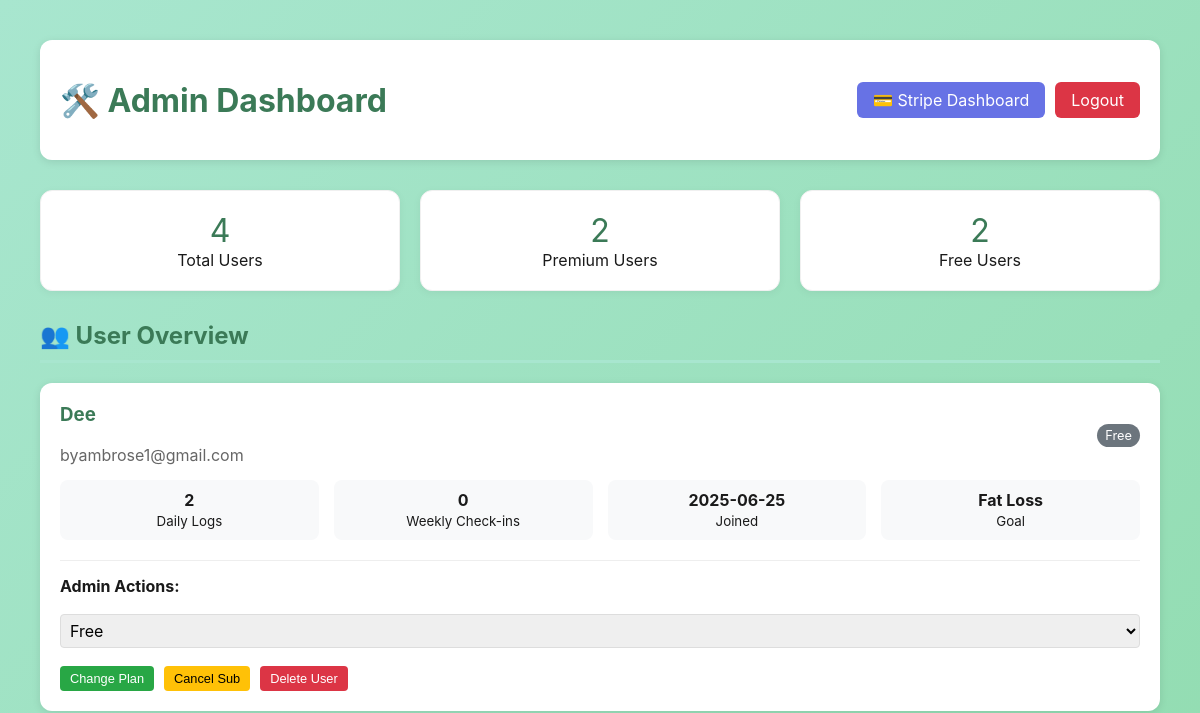
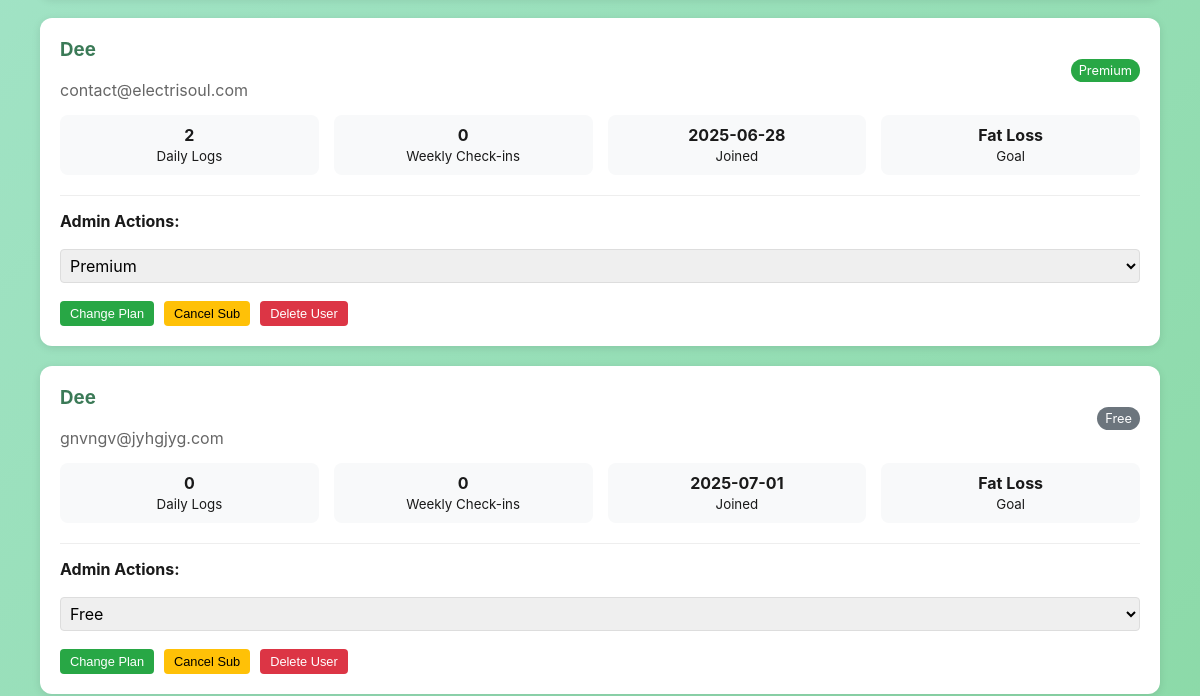
Before: /admin/dashboard (signed in, upper part) with the older database file (2 pictures, top to bottom).
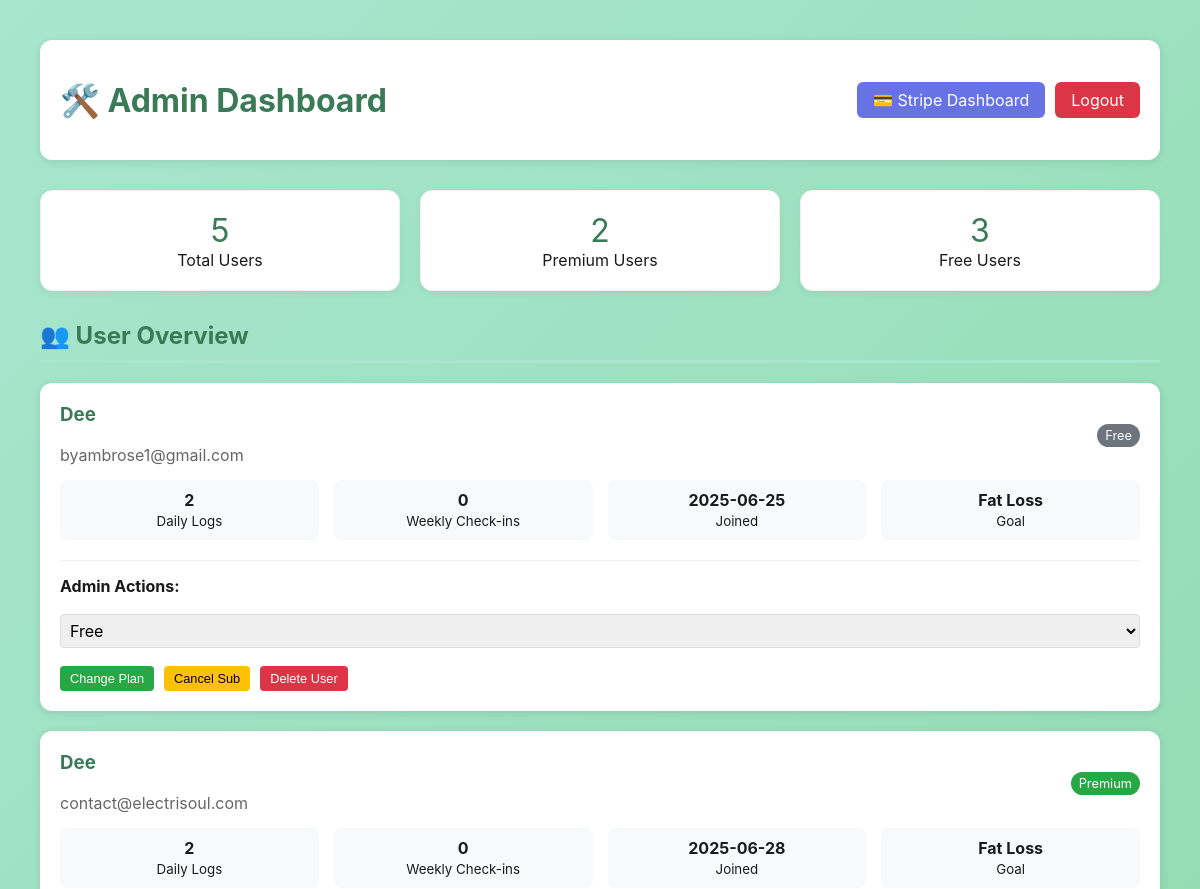
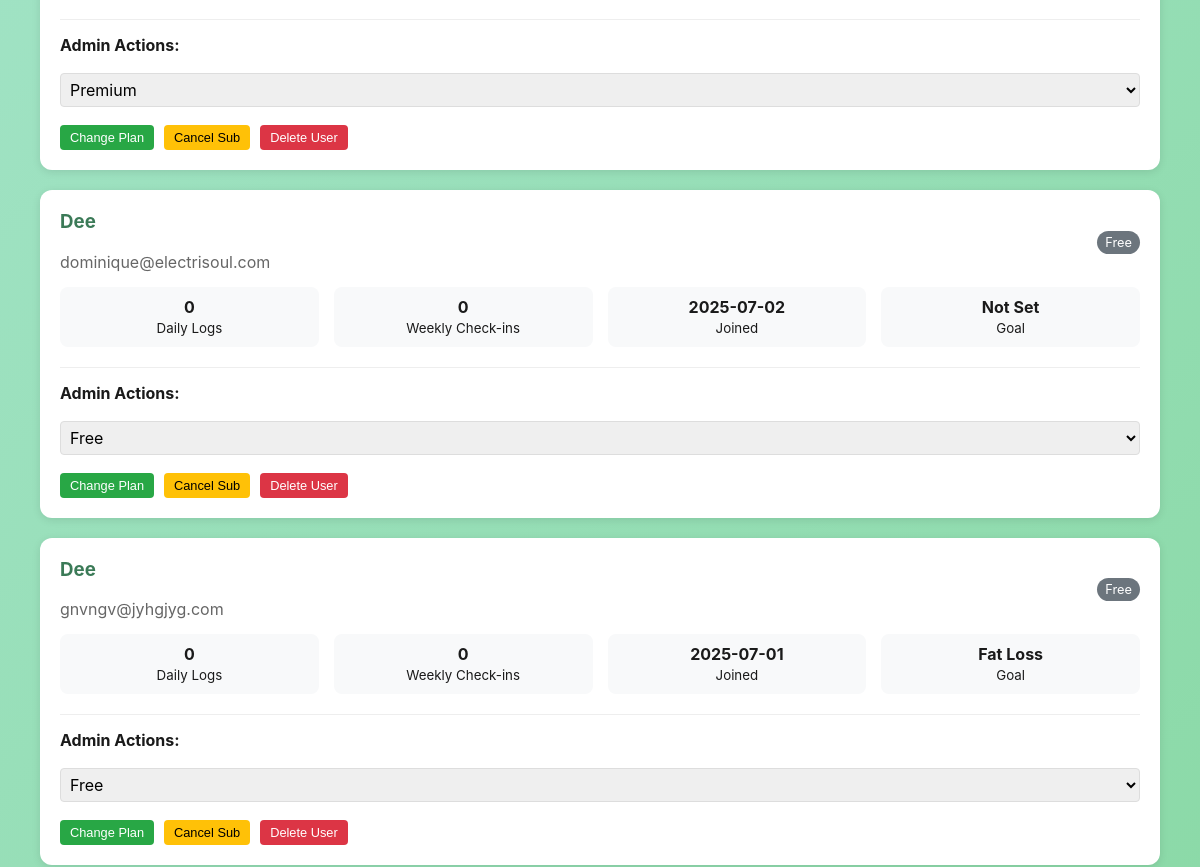
After: the same page with the newer database file (2 pictures, top to bottom).
### tables this page shows
CREATE TABLE users (
            email TEXT PRIMARY KEY,
            name TEXT NOT NULL,
            password TEXT NOT NULL,
            created_at TEXT NOT NULL,
            subscription_tier TEXT DEFAULT 'free',
            subscription_status TEXT DEFAULT 'active',
            stripe_customer_id TEXT,
            profile_data TEXT
        );

### main.py (the view)
@app.route('/admin/dashboard')
def admin_dashboard():
    if not session.get('admin_authenticated'):
        return redirect(url_for('admin_login'))
    from database import get_all_users
    users = get_all_users()
    return render_template('admin_dashboard.html', users=users)

### database.py (called while the page is built)
def get_all_users():
    conn = sqlite3.connect('fitness_app.db')
    cursor = conn.cursor()
    cursor.execute('SELECT email FROM users')
    user_emails = [row[0] for row in cursor.fetchall()]
    conn.close()
    users = []
    for email in user_emails:
        user = get_user(email)
        if user:
            users.append(user)
    return users

### templates/admin_dashboard.html (shortened to what this page needs)
<!DOCTYPE html>
<html lang="en">
<head>
    <link rel="stylesheet" href="{{ url_for('static', filename='style.css') }}">
</head>
<body>
    <div class="admin-container">
        <div class="admin-header">
            <h1>🛠️ Admin Dashboard</h1>
            <div style="display: flex; gap: 10px;">
                <a href="/admin/stripe-dashboard" class="admin-btn" style="background: #6772e5; color: white; padding: 8px 16px; text-decoration: none; border-radius: 6px;">💳 Stripe Dashboard</a>
                <a href="/admin/logout" class="logout-btn">Logout</a>
            </div>
        </div>
        <div class="dashboard-stats" style="display: grid; grid-template-columns: repeat(auto-fit, minmax(200px, 1fr)); gap: 20px; margin-bottom: 30px;">
            <div class="stat-card" style="background: white; padding: 20px; border-radius: 12px; text-align: center;">
                <div style="font-size: 2rem; color: #3B7A57;">{{ users|length }}</div>
                <div>Total Users</div>
            </div>
            <div class="stat-card" style="background: white; padding: 20px; border-radius: 12px; text-align: center;">
                <div style="font-size: 2rem; color: #3B7A57;">{{ users|selectattr('subscription_tier', 'equalto', 'premium')|list|length }}</div>
                <div>Premium Users</div>
            </div>
            <div class="stat-card" style="background: white; padding: 20px; border-radius: 12px; text-align: center;">
                <div style="font-size: 2rem; color: #3B7A57;">{{ users|selectattr('subscription_tier', 'equalto', 'free')|list|length }}</div>
                <div>Free Users</div>
            </div>
        </div>
        <h2>👥 User Overview</h2>
        <div class="users-grid">
            {% for user in users %}
            <div class="user-card">
                <div class="user-header">
                    <div>
                        <h3>{{ user.name|title }}</h3>
                        <p style="color: #666; margin: 0;">{{ user.email }}</p>
                    </div>
                    <div style="text-align: right;">
                        <span style="background: {% if user.subscription_tier == 'premium' %}#28a745{% else %}#6c757d{% endif %}; color: white; padding: 4px 8px; border-radius: 12px; font-size: 0.8rem;">
                            {{ user.subscription_tier|title }}
                        </span>
                    </div>
                </div>
                <div class="user-stats">
                    <div class="stat-item">
                        <div style="font-weight: bold;">{{ user.daily_logs|length if user.daily_logs else 0 }}</div>
                        <small>Daily Logs</small>
                    </div>
                    <div class="stat-item">
                        <div style="font-weight: bold;">{{ user.weekly_checkins|length if user.weekly_checkins else 0 }}</div>
                        <small>Weekly Check-ins</small>
                    </div>
                    <div class="stat-item">
                        <div style="font-weight: bold;">{{ user.created_at[:10] if user.created_at else 'N/A' }}</div>
                        <small>Joined</small>
                    </div>
                    <div class="stat-item">
                        <div style="font-weight: bold;">
                            {% if user.profile_data.goal %}{{ user.profile_data.goal|replace('_', ' ')|title }}{% else %}Not Set{% endif %}
                        </div>
                        <small>Goal</small>
                    </div>
                </div>
                <div style="margin-top: 20px; padding-top: 15px; border-top: 1px solid #eee;">
                    <strong>Admin Actions:</strong>
                    <div style="display: flex; gap: 10px; margin-top: 10px; flex-wrap: wrap;">
                        <select id="subscription-{{ loop.index }}" style="padding: 5px; border: 1px solid #ddd; border-radius: 4px;">
                            <option value="free" {% if user.subscription_tier == 'free' %}selected{% endif %}>Free</option>
                            <option value="premium" {% if user.subscription_tier == 'premium' %}selected{% endif %}>Premium</option>
                        </select>
                        <button onclick="changeSubscription('{{ user.email }}', document.getElementById('subscription-{{ loop.index }}').value)"
                                style="background: #28a745; color: white; border: none; padding: 5px 10px; border-radius: 4px; cursor: pointer; font-size: 0.8rem;">
                            Change Plan
                        </button>
                        <button onclick="cancelUser('{{ user.email }}')"
                                style="background: #ffc107; color: black; border: none; padding: 5px 10px; border-radius: 4px; cursor: pointer; font-size: 0.8rem;">
                            Cancel Sub
                        </button>
                        <button onclick="if(confirm('Are you sure you want to delete this user? This cannot be undone.')) deleteUser('{{ user.email }}')"
                                style="background: #dc3545; color: white; border: none; padding: 5px 10px; border-radius: 4px; cursor: pointer; font-size: 0.8rem;">
                            Delete User
                        </button>
                    </div>
                </div>
            </div>
            {% endfor %}
        </div>
    </div>
</body>
</html>

### static/style.css (style rules this page uses)
* { box-sizing: border-box; }
body { font-family: 'Inter', -apple-system, BlinkMacSystemFont, 'Segoe UI', sans-serif; margin: 0; padding: 20px; background: linear-gradient(135deg, #A8E6CF 0%, #88D8A3 100%); min-height: 100vh; color: #1a1a1a; }
h1 { color: #3B7A57; text-align: center; margin-bottom: 20px; font-size: 2rem; }
h2 { color: #3B7A57; margin-top: 30px; border-bottom: 3px solid #A8E6CF; padding-bottom: 10px; font-size: 1.5rem; }
h3 { color: #3B7A57; margin-top: 0; }
p { text-align: center; color: #666; margin-bottom: 30px; }
input, textarea, select { width: 100%; padding: 16px; border: 2px solid #e5e5e5; border-radius: 12px; font-size: 16px; font-family: 'Inter', sans-serif; margin: 8px 0; }
.stat-card { background: white; padding: 20px; border-radius: 12px; text-align: center; box-shadow: 0 2px 8px rgba(0,0,0,0.05); border: 1px solid #f0f0f0; transition: transform 0.2s ease; }

### templates/admin_dashboard.html (style rules this page uses)
.admin-container { max-width: 1200px; margin: 0 auto; padding: 20px; }
.admin-header { display: flex; justify-content: space-between; align-items: center; margin-bottom: 30px; padding: 20px; background: white; border-radius: 12px; box-shadow: 0 2px 8px rgba(0,0,0,0.1); }
.users-grid { display: grid; gap: 20px; }
.user-card { background: white; padding: 20px; border-radius: 12px; box-shadow: 0 2px 8px rgba(0,0,0,0.1); }
.user-header { display: flex; justify-content: space-between; align-items: center; margin-bottom: 15px; }
.user-stats { display: grid; grid-template-columns: repeat(auto-fit, minmax(120px, 1fr)); gap: 15px; margin-top: 15px; }
.stat-item { text-align: center; padding: 10px; background: #f8f9fa; border-radius: 8px; }
.logout-btn { background: #dc3545; color: white; padding: 8px 16px; text-decoration: none; border-radius: 6px; }

Changed rows visible on the page:
added users: name "Dee", email "dominique@electrisoul.com", subscription_tier "Free", daily_logs|length "0", weekly_checkins|length "0", created_at "2025-07-02", shows "Not Set"
Other visible differences:
{{ users|length }}: "4" → "5"
{{ users|selectattr('subscription_tier', 'equalto', 'free')|list|length }}: "2" → "3"
